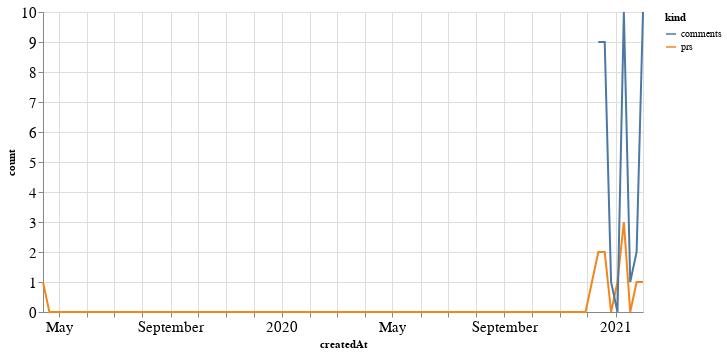

Here is the notebook cell this chart was saved with:
### Code cell
alt.Chart(total_time, width=600).mark_line().encode(
    x='createdAt',
    y='count',
    color='kind'
)

### Figure 1 — Vega-Lite specification as saved in the notebook (floating-point values rounded to 4 significant figures; data arrays with more than 128 entries replaced by an {"elided": "..."} marker saying what was removed)
{"config": {"axisLeft": {"labelFontSize": 15}, "axisBottom": {"labelFontSize": 15}}, "data": {"name": "data-6523529c23d72eae194ca315a1b7686d"}, "mark": "line", "encoding": {"color": {"type": "nominal", "field": "kind"}, "x": {"type": "temporal", "field": "createdAt"}, "y": {"type": "quantitative", "field": "count"}}, "width": 600, "$schema": "https://vega.github.io/schema/vega-lite/v4.8.1.json", "datasets": {"data-6523529c23d72eae194ca315a1b7686d": {"elided": "190 records"}}}
